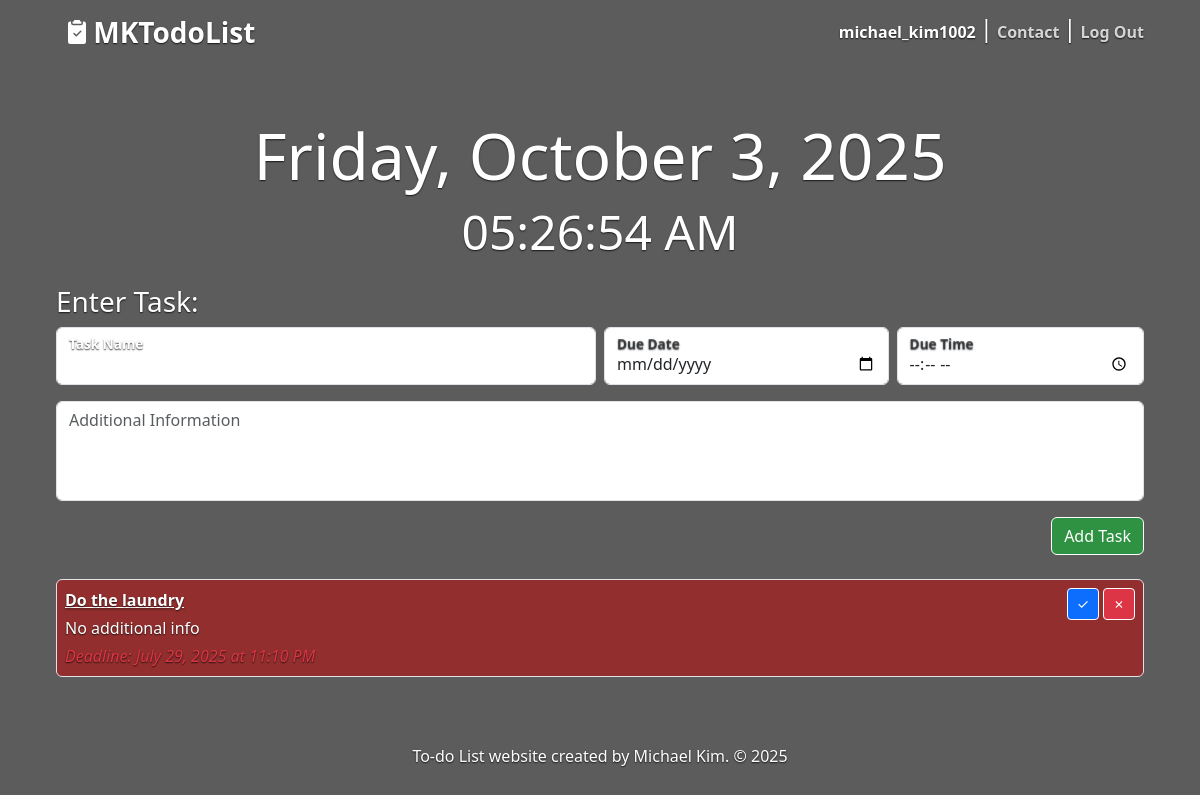
Page / (signed in) on the earlier database version.
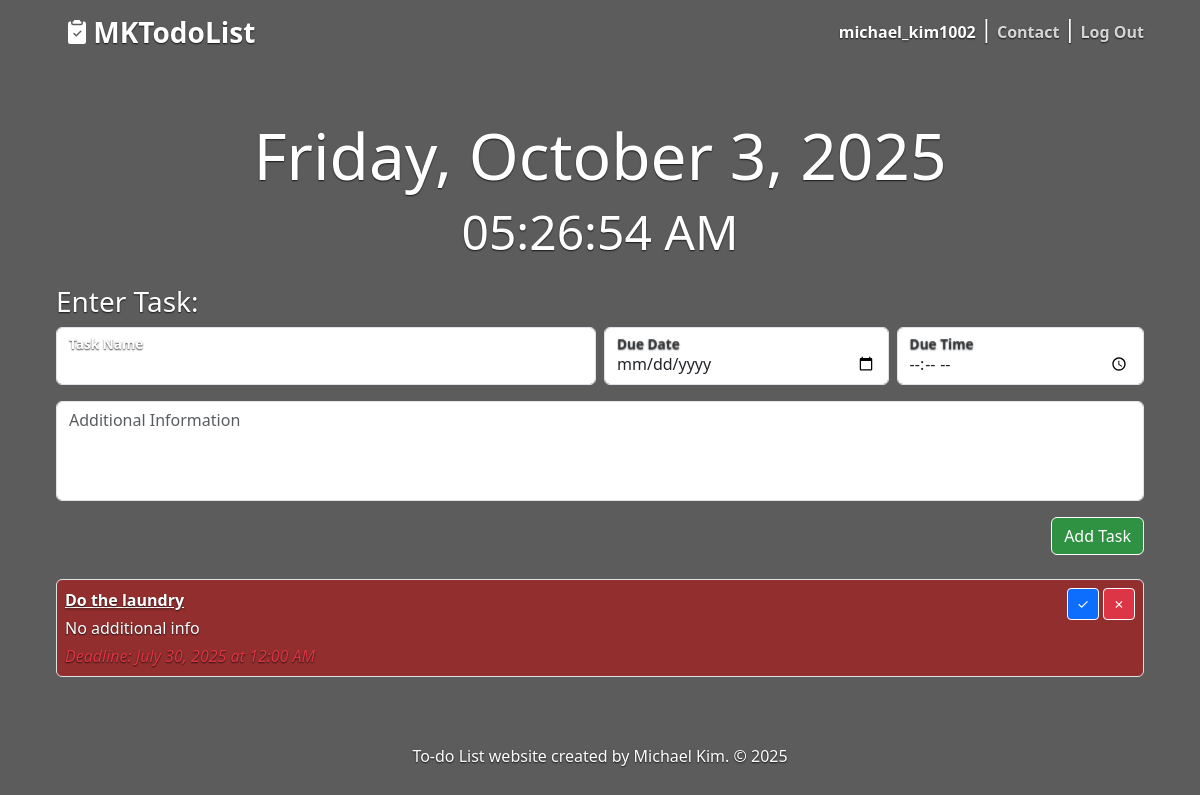
Same page on the later database version.
### main.py (models this page shows)
class User(UserMixin, db.Model):
    __tablename__ = "users"
    id: Mapped[int] = mapped_column(primary_key=True)
    username: Mapped[str] = mapped_column(String(100), nullable=False)
    email: Mapped[str] = mapped_column(String(100), nullable=False, unique=True)
    password: Mapped[str] = mapped_column(String(100), nullable=False)
    tasks = relationship("Task", back_populates="user")

class Task(db.Model):
    __tablename__ = "tasks"
    id: Mapped[int] = mapped_column(primary_key=True)
    user_id: Mapped[int] = mapped_column(Integer,db.ForeignKey("users.id"), nullable=False)
    task: Mapped[str] = mapped_column(String(250), nullable=False)
    additional_info: Mapped[str] = mapped_column(String(250), nullable=True)
    due_date: Mapped[datetime.date] = mapped_column(Date, nullable=False)
    due_time: Mapped[datetime.time] = mapped_column(Time, nullable=True)
    is_finished: Mapped[bool] = mapped_column(Boolean, nullable=False, default=False)
    notified: Mapped[bool] = mapped_column(Boolean, default=False, nullable=False)
    user = relationship("User", back_populates="tasks")

### main.py (the view)
@app.route('/', methods=["GET"])
def show_tasks():
    if current_user.is_authenticated:
        result = db.session.execute(db.select(Task).where(Task.user_id == current_user.id).order_by(Task.due_date.asc(), Task.due_time.asc()))
        tasks = result.scalars().all()
    else:
        tasks = []
    local_tz = pytz.timezone("US/Central")
    now = get_local_now()
    form = CreateTaskForm()
    return render_template("index.html", all_tasks=tasks, current_date=now.strftime("%B %d, %Y"), current_time=now.strftime("%I:%M:%S %p"), form=form, current_user=current_user, today=now.date(), now_time=now.time())

### forms.py
class CreateTaskForm(FlaskForm):
    task = StringField("Task", validators=[DataRequired(message="Please enter a task.")], render_kw={"class": "form-control"})
    additional_info = StringField('Additional Information', widget=TextArea())
    due_date = DateField('Due Date', format='%Y-%m-%d', validators=[DataRequired(message="Please enter a valid date.")])
    due_time = TimeField("Due Time",format='%H:%M',validators=[Optional()],render_kw={"type": "time", "class": "form-control"}
    )
    submit = SubmitField("Add")

### main.py (called while the page is built)
@login_manager.user_loader
def load_user(user_id):
    return db.session.get(User, int(user_id))

def get_local_now():
    return datetime.now(local_tz).replace(second=0, microsecond=0)

### templates/index.html (shortened to what this page needs)
{% include "header.html" %}
{% from "bootstrap5/form.html" import render_form %}
{% block content %}
    <section class="px-3 fs-4" >
      <h1 id="live-date" style="margin-top: 0px;">{{ current_date }}</h1>
      <h2 id="live-time">{{ current_time }}</h2>
    </section>
<section>
    <h3 style="margin-top: 17px; text-align: left;">
      Enter Task:
    </h3>
      <form action="{{ url_for('add_task') }}" method="POST">
          <div class="d-flex flex-wrap gap-2 mb-3">
            <div class="flex-grow-1" style="min-width: 300px; flex-basis: 0;">
              <div class="form-floating">
                {{ form.task(class="form-control", placeholder="Task Name") }}
                <label>Task Name</label>
              </div>
            </div>
            <div class="d-flex gap-2" style="min-width: 300px; flex-basis: 0; flex-grow: 1;">
              <div class="flex-fill">
                <div class="form-floating">
                  {{ form.due_date(class="form-control", type="date") }}
                  <label>Due Date</label>
                </div>
              </div>
              <div class="flex-fill">
                <div class="form-floating">
                  {{ form.due_time(class="form-control", type="time") }}
                  <label>Due Time</label>
                </div>
              </div>
            </div>
          </div>
            <div class="mb-3">
              {{ form.additional_info(class="form-control tall-textarea", placeholder="Additional Information ", cols=50, rows=20) }}
            </div>
          <div class="text-end mb-4">
            <button type="submit" class="btn btn-success btn-add-task">Add Task</button>
          </div>
      </form>
      {% if all_tasks %}
          {% for task in all_tasks %}
                {% if not task.is_finished %}
                    <div class="d-flex justify-content-between align-items-start p-2 mb-3 border rounded" id="{% if task.due_date > today or (task.due_date == today and (task.due_time is none or task.due_time > now_time)) %}ongoing-bg{% else %}late-bg{% endif %}">
                    <div class="task-align-left">
                        <p class="mb-1"><b><u>{{ task.task }}</u></b></p>
                        <p class="mb-1">{{ (task.additional_info or "No additional info").replace('\n', '<br>')|safe }}</p>
                        <p class="mb-0">
                            <i class="text-danger">Deadline: {{ task.due_date.strftime('%B %d, %Y') }} at {{ task.due_time.strftime('%I:%M %p') }}</i>
                        </p>
                    </div>
                    <div class="d-flex" style="gap: 0.25rem;">
                        <form action="{{ url_for('complete_task', task_id=task.id) }}" method="POST" style="display:inline;">
                          <button class="btn btn-sm btn-primary border-white text-white d-flex align-items-center justify-content-center add-delete-buttons" title="Complete Task" aria-label="Complete Task">✓</button>
                        </form>
                        <form action="{{ url_for('delete_task', task_id=task.id) }}" method="POST" style="display: inline;">
                          <button class="btn btn-sm btn-danger border-white text-white d-flex align-items-center justify-content-center add-delete-buttons" title="Delete Task" aria-label="Delete Task">✗</button>
                        </form>
                    </div>
                  </div>
                {% endif %}
            {% endfor %}
        {% else %}
          <h3>No tasks yet. Add your first one!</h3>
      {% endif %}
</section>
{% include "footer.html" %}
{% endblock %}

### templates/header.html (shortened to what this page needs)
<!DOCTYPE html>
<html lang="en" class="h-100 todo-bg-shade">
  <head>
    <link href="https://cdn.jsdelivr.net/npm/bootstrap@5.3.6/dist/css/bootstrap.min.css" rel="stylesheet">
    <link href="{{ url_for('static', filename='css/cover.css') }}" rel="stylesheet">
  </head>
<body class="d-flex text-center text-white todo-bg todo-bg-shade">
  <div class="cover-container d-flex w-100 h-100 p-3 mx-auto flex-column">
    <header class="mb-100" style="margin-bottom: 50px;">
      <div>
        <h3 class="float-md-start">
        <a class="nav-link" aria-current="page" href="{{ url_for('show_tasks') }}">
          <b>
            MKTodoList
          </b>
        </a>
        </h3>
        {% if not current_user.is_authenticated %}
        <nav class="nav nav-masthead justify-content-center float-md-end">
          <a class="nav-link" href="{{ url_for('login') }}">Log In</a>
          <span class="mx-1 separator nav-line-class" >|</span>
          <a class="nav-link" href="{{ url_for('register') }}">Register</a>
          <span class="mx-1 separator nav-line-class" >|</span>
          <a class="nav-link" href="{{ url_for('contact') }}">Contact</a>
        </nav>
        {% else %}
        <nav class="nav nav-masthead justify-content-center float-md-end">
          <p class="nav-username">{{current_user.username}}</p>
          <span class="mx-1 separator nav-line-class" >|</span>
          <a class="nav-link" href="{{ url_for('contact') }}">Contact</a>
          <span class="mx-1 separator nav-line-class">|</span>
          <a class="nav-link" aria-current="page" href="{{ url_for('logout') }}">Log Out</a>
        </nav>
        {% endif %}
      </div>
    </header>

### templates/footer.html (shortened to what this page needs)
        <footer class="mt-auto text-white-100">
          <p style="margin-top: 20px;">To-do List website created by Michael Kim. © 2025</p>
        </footer>
      </div>
  </body>
</html>

### static/css/cover.css (style rules this page uses)
html, body { text-shadow: 0 .05rem .1rem rgba(0, 0, 0, .75); height: 100%; }
.todo-bg-shade { background: linear-gradient( rgba(0, 0, 0, 0.4), rgba(0, 0, 0, 0.4) ), url("/static/assets/img/background.jpg"); background-position: center; background-repeat: no-repeat; background-size: cover; background-attachment: fixed; }
.cover-container { max-width: 70em; }
.nav-masthead .nav-link { padding: .25rem 0; font-weight: 700; color: rgba(255, 255, 255, .80); background-color: transparent; border-bottom: .25rem solid transparent; }
.nav-line-class { font-size: 24px; line-height: 1; position: relative; bottom: 0px; }
#live-date { font-size: 4rem; }
#live-time { font-size: 3rem; }
.mb-3 { margin-bottom: 1rem !important; }
.task-align-left { text-align: left; }
#late-bg { background-color: rgba(200, 0, 0, 0.5); }
.add-delete-buttons { border: 1px solid white; width: 32px; height: 32px; }
label { text-align: left !important; font-weight: bold; display: block; }
.tall-textarea { height: 100px !important; resize: none; }
.btn-add-task { border: 1px solid white; background-color: rgba(0, 200, 40, 0.5); color: white; }
.nav-username { padding: .25rem 0; font-weight: 700; color: rgba(255, 255, 255, 1); background-color: transparent; border-bottom: .25rem solid transparent; }
.form-floating > label { font-size: 0.85rem; top: -0.625rem; opacity: 1; transform: none !important; pointer-events: none; }

Differences in the rows shown:
changed Task "Do the laundry": due_date "July 29, 2025" → "July 30, 2025"; due_time "11:10 PM" → "12:00 AM"
